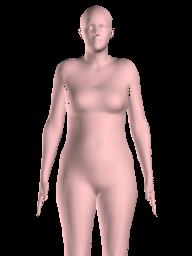
#> input picture 2.Interactive-Clothing-to-Body-Alignment/template.png, 192 x 256 px; its folder holds only this picture in this run
$ python -i 2.clothmasking_thresholding.py   (imports and definitions only)
#> lines starting #> are read from the running program, lines starting #| are printed output that depends on the picture
### Author: Matiur Rahman Minar ###
### EMCOM Lab, SeoulTech, 2021 ###
### Task: Generating binary mask/silhouette/segmentation ###
### especially for clothing image ###
### Focused method: Binary thresholding ###


import os
import cv2
import numpy as np
from PIL import Image
from matplotlib import pyplot as plt


def cloth_masking(im_path, save_path, viz=False):
#> called with save_path = 'out.png', viz = False
    img = cv2.imread(im_path, 0)
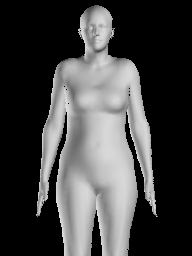
#> img: shape (256, 192); min 0, max 222, mean 66.6
    img1 = Image.open(im_path).convert('RGB')
    lo = 250
    hi = 255

    # ret,thresh1 = cv2.threshold(img, lo, hi,cv2.THRESH_BINARY)
    ret,th_bin = cv2.threshold(img, lo, hi, cv2.THRESH_BINARY_INV)
#> th_bin: shape (256, 192); every value is 255
#> ret = 250
    # [12 lines of commented-out code are left out]
    im_floodfill = th_bin.copy()
    # Mask used to flood filling.
    # Notice the size needs to be 2 pixels than the image.
    h, w = th_bin.shape[:2]
#> h = 256; w = 192
    mask = np.zeros((h+2, w+2), np.uint8)
    # Floodfill from point (0, 0)
    cv2.floodFill(im_floodfill, mask, (0,0), 255);
    # Invert floodfilled image
    im_floodfill_inv = cv2.bitwise_not(im_floodfill)
#> im_floodfill_inv: shape (256, 192); every value is 0
    # Combine the two images to get the foreground.
    th_filled = th_bin | im_floodfill_inv

    # Morphology operation:
    kernel = np.ones((2,2),np.uint8)

    # opening for salt noise removal
    th_opened = cv2.morphologyEx(th_filled, cv2.MORPH_OPEN, kernel)

    # closing for pepper noise removal (not needed it seems)
    # th_closed = cv2.morphologyEx(th_opened, cv2.MORPH_CLOSE, kernel)

    # erosion for thinning out boundary
    kernel = np.ones((3,3),np.uint8)
    th_eroded = cv2.erode(th_opened,kernel,iterations=1)

    if viz:
        # plot figures:
        titles = ['Original Image','Binary thresholding', 'Filling',  'Image', 'Opening', 'Erosion']
        images = [img1, th_bin, th_filled, img1, th_opened, th_eroded]

        for i in range(6):
            plt.subplot(2,3,i+1),plt.imshow(images[i],'gray')
            plt.title(titles[i])
            plt.xticks([]),plt.yticks([])

        plt.show()

    # save result
    print("Saving ", save_path)
    cv2.imwrite(save_path, th_eroded)


def main():
    # Get paths
    cloth_dir = "data/cloth/"
    res_dir = "results/masks/"
    image_list = os.listdir(cloth_dir)

    # iterate images in the path
    for each in image_list:
        image_path = os.path.join(cloth_dir, each)
        res_path = os.path.join(res_dir, each.replace(".jpg", ".png"))
        cloth_masking(image_path, res_path, viz=True)


# [2 lines not run here, left out]

>>> result = cloth_masking('../2.Interactive-Clothing-to-Body-Alignment/template.png', 'out.png')
